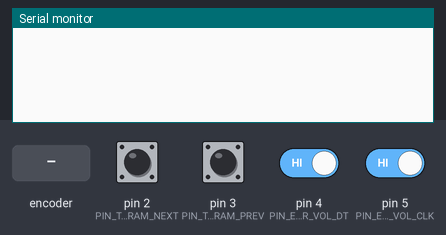
Bench run of a sketch on a simulated Arduino Uno, built with avr-gcc and run on an emulated ATmega328P. On the bench: the last lines printed to the serial monitor. Inputs (shaded band) come from the test bench; at power-on: pin 2 (PIN_TASTER_PROGRAM_NEXT), pin 3 (PIN_TASTER_PROGRAM_PREV), pin 4 (PIN_ENCODER_VOL_DT), pin 5 (PIN_ENCODER_VOL_CLK) HIGH.

Above: at 1.2 s.
1.3 s: rotary encoder on pin 5 (PIN_ENCODER_VOL_CLK) / pin 4 (PIN_ENCODER_VOL_DT) turned 1 step (first pin leading)
At 2.4 s:
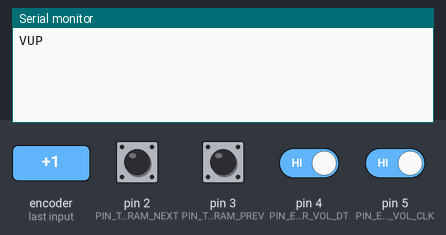
3.0 s: pin 2 (PIN_TASTER_PROGRAM_NEXT) pulled LOW for 0.15 s
At 3.3 s:
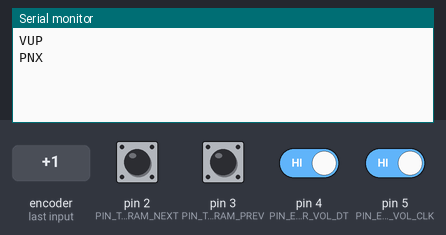
4.6 s: pin 3 (PIN_TASTER_PROGRAM_PREV) pulled LOW for 0.15 s
At 5.8 s:
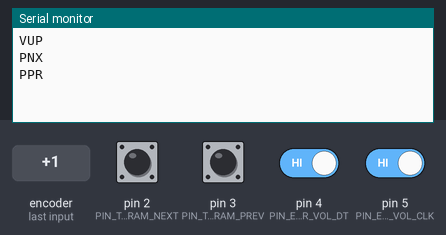
6.2 s: rotary encoder on pin 5 (PIN_ENCODER_VOL_CLK) / pin 4 (PIN_ENCODER_VOL_DT) turned 2 steps (second pin leading)
At 7.8 s:
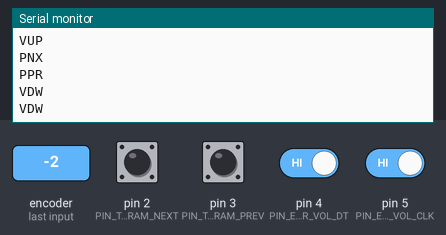

The sketch:

firmware.ino
```cpp
// switches for next & prev channel
#define PIN_TASTER_PROGRAM_NEXT  2    // this is GPIO# not Pin#, see Pinout of your uC Board first !
#define PIN_TASTER_PROGRAM_PREV  3    // this is GPIO# not Pin#, see Pinout of your uC Board first !

// rotary encoder for volume setting
#define PIN_ENCODER_VOL_CLK    5     // this is GPIO# not Pin#, see Pinout of your uC Board first !
#define PIN_ENCODER_VOL_DT     4     // this is GPIO# not Pin#, see Pinout of your uC Board first !


unsigned char flag;
unsigned char Last_RoB_Status;
unsigned char Current_RoB_Status;

static unsigned long last_interrupt_time = 0;

void setup() {
  // put your setup code here, to run once:
  // switches with interrupt support, rotary in polling mode
  pinMode(PIN_TASTER_PROGRAM_NEXT, INPUT_PULLUP);
  pinMode(PIN_TASTER_PROGRAM_PREV, INPUT_PULLUP);
  attachInterrupt(digitalPinToInterrupt(PIN_TASTER_PROGRAM_NEXT), Interrupt, FALLING);
  attachInterrupt(digitalPinToInterrupt(PIN_TASTER_PROGRAM_PREV), Interrupt, FALLING);

  pinMode(PIN_ENCODER_VOL_CLK, INPUT_PULLUP);
  pinMode(PIN_ENCODER_VOL_DT, INPUT_PULLUP);


  // Send commands via serial to Smartphone
  Serial.begin(115200);

}

void rotaryProcessing(void)
{
	Last_RoB_Status = digitalRead(PIN_ENCODER_VOL_CLK);

	while(!digitalRead(PIN_ENCODER_VOL_DT)){
		Current_RoB_Status = digitalRead(PIN_ENCODER_VOL_CLK);
		flag = 1;
	}

	if(flag == 1){
		flag = 0;
		if((Last_RoB_Status == 0)&&(Current_RoB_Status == 1)){
			 Serial.println("VUP"); // send iRadioAndroid command for volume up
		}
		if((Last_RoB_Status == 1)&&(Current_RoB_Status == 0)){
			 Serial.println("VDW"); // send iRadioAndroid command for volume down
		}

	}
}

// ISR for switches
void Interrupt() {
  unsigned long interrupt_time = millis();
  // If interrupts come faster than 500ms, assume it's a bounce and ignore
  if (interrupt_time - last_interrupt_time > 500)
  {
    if (digitalRead(PIN_TASTER_PROGRAM_NEXT) == 0)
      Serial.println("PNX"); // send iRadioAndroid command for next program

    if (digitalRead(PIN_TASTER_PROGRAM_PREV) == 0)
      Serial.println("PPR"); // send iRadioAndroid command for prev program
  }

  last_interrupt_time = interrupt_time;
}

void loop() {
  // put your main code here, to run repeatedly:
  rotaryProcessing();
  delay(10);

}
```

Measured:
- after the input at 1.3 s, the serial monitor: prints a new line after 0.08 s (image 1)
- after the input at 3.0 s, the serial monitor: prints a new line at once (image 2)
- after the input at 4.6 s, the serial monitor: prints a new line at once (image 3)
- after the input at 6.2 s, the serial monitor: prints a new line after 0.05 s (image 4)
